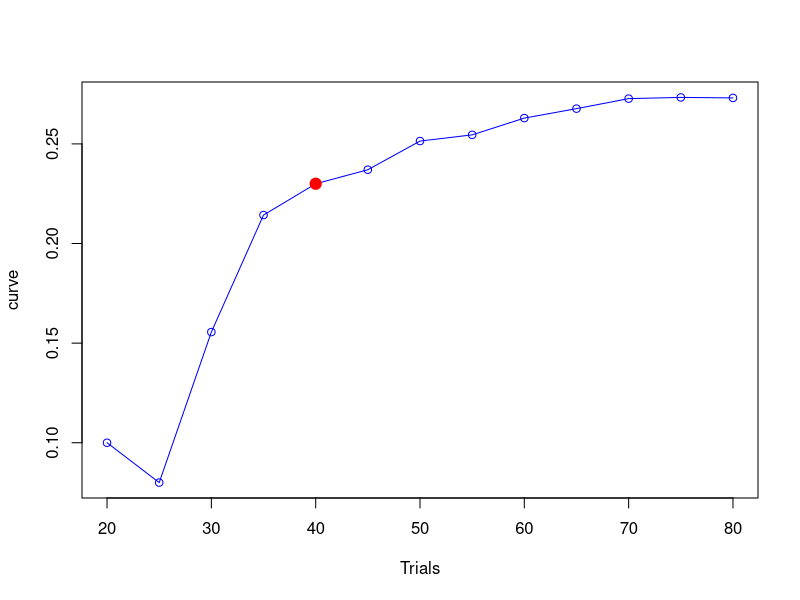

The R source for this figure:
## Functions to Calculate ElbowPoint
library("pracma")

## Generate Test Data
Trials <- seq(20,80,5)
curve1 = c(0.1,	0.08,	0.155555556,	0.214285714,	0.23,	0.237037037,	
           0.251428571,	0.254545455,	0.262962963,	0.267692308,	0.272727273,	
           0.273333333,	0.273076923,	0.27394958,	0.277037037,	0.278947368,	
           0.281176471,	0.283597884,	0.285167464,	0.286956522,	0.287301587,
           0.288,	0.288963211,	0.289506173,	0.289714286,	0.290185676,	
           0.291358025,	0.291705069,	0.292672414,	0.293737374,	0.294497154,	
           0.295714286,	0.296969697,	0.297933227,	0.299548872,	0.301424501,	
           0.303783784,	0.306033376,	0.308669109,	0.311395349,	0.313747228,	
           0.316190476,	0.318907988,	0.321663443,	0.324444444,	0.327417924,	
           0.330382979,	0.333333333,	0.336420722,	0.339169811,	0.34204793,	0.344755245,
           0.347439353,	0.350097466,	0.352727273,	0.355326877,	0.357894737,	0.360429621,
           0.362930563,	0.365502646,	0.368032787,	0.370421836,	0.372775373,	0.375,	0.377375566,
           0.37962231,	0.382004264,	0.384341342,	0.386634461,	0.388806262,	0.390940236,	0.392962963,
           0.395025234,	0.397051597,	0.399042735,	0.401132578,	0.403311688,	0.405571383,
           0.407903674)           
m <- length(Trials)
curve <- curve1[1:m]
nPoints = length(curve)
colnames <- c("curve", "Trials")
allCoord = data.frame(Trials, curve)
firstPoint = allCoord[1,]
# get vector between first and last point - this is the line
lineVec = tail(allCoord,n=1) - firstPoint
allCoord <- as.matrix(allCoord)
firstPoint = repmat(as.matrix(firstPoint), nPoints,1)
# normalize the line vector
Denominator = as.numeric(sqrt(lineVec[1]^2  + lineVec[2]^2))
lineVecN = lineVec/Denominator
# find the distance from each point to the line:
# vector between all points and first point
### Function that generates  Scalar Product at dimension level
dotProduct <- function(x,y){
  a <- matrix()
  x <- x
  y <- y
  for(i in 1:nrow(x)){
    a[i] <- ((x[i,1] * y[i,1]) + (x[i,2] * y[i,2]))
    
  }
  return (as.matrix(a))
}
vecFromFirst = bsxfun("-", allCoord, firstPoint);
scalarProduct = dotProduct(vecFromFirst, repmat(as.matrix(lineVecN),nPoints,1))
vecFromFirstParallel = as.numeric(scalarProduct) * lineVecN
ScalarMatrix <- function(x,y){
  a <- matrix(,length(x),2)
  x <- as.numeric(x)
  for(i in 1:length(x)){
    a[i,1] <- x[i] * y[1,1]
    a[i,2] <- x[i] * y[1,2]
  }
  return (a)
}
vecFromFirstParallel <- ScalarMatrix(scalarProduct, lineVecN )
NormVectorLine <- function(x){
  a <- matrix()
  for(i in 1:nrow(x)){
    a[i] <- sqrt(x[i,1]^2  + x[i,2]^2)
  }
  return(as.matrix(a))
}
vecToLine = vecFromFirst - vecFromFirstParallel
distToLine = NormVectorLine(vecToLine)
BestPointIndex <- which(distToLine == max(distToLine), arr.ind = TRUE)
BestPointIndexRow <- BestPointIndex[1,1]
idxOfBestPoint = c(allCoord[BestPointIndexRow,1],
                   allCoord[BestPointIndexRow,2])


### Plot to generate ElbowPoint
plot(allCoord,type = "o", col=ifelse(c(Trials,curve) == idxOfBestPoint , "red", "blue")
     , cex = ifelse(c(Trials,curve) == idxOfBestPoint ,1.5, 1)
     ,pch = ifelse(c(Trials,curve) == idxOfBestPoint ,19, 1))



